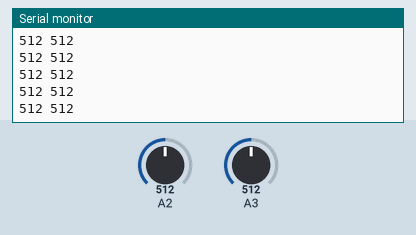
A sketch run on a simulated Arduino Uno, built with avr-gcc and run on an emulated ATmega328P. Shown: the last lines printed to the serial monitor. Inputs (shaded band) come from the test bench; at power-on: A2 = 512, A3 = 512.

Above: at 1.2 s.
1.3 s: A2 set to 716
At 2.4 s:
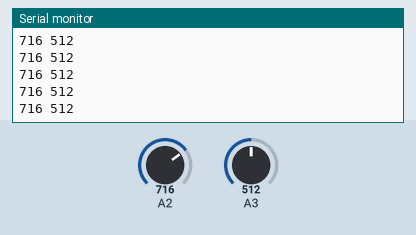
4.3 s: A3 set to 716
At 5.2 s:
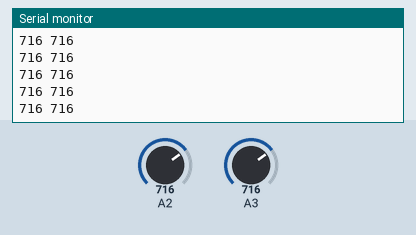
5.8 s: A2 set to 900
At 6.8 s:
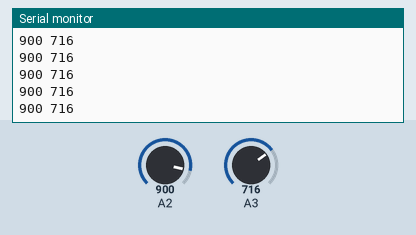
7.3 s: A3 set to 900
At 8.1 s:
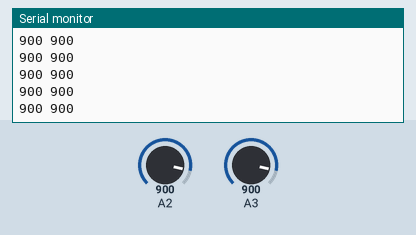
Timing chart, 0 to 9.8 s (numbered marks = the images above; inputs shaded):
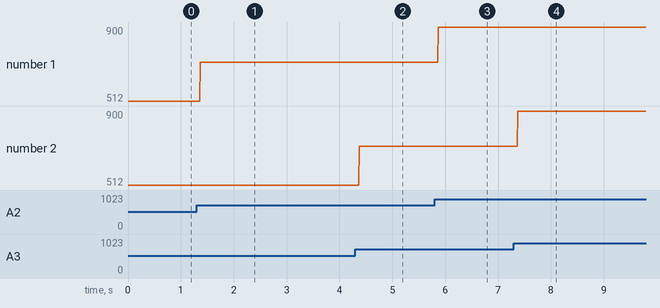

The sketch:

Pot-test.ino
```cpp
#include <Adafruit_MPU6050.h>
#include <Adafruit_Sensor.h>
#include <Adafruit_MotorShield.h>

int Kp = 0;
int Kd = 0;

Adafruit_MPU6050 mpu;
Adafruit_MotorShield AFMS = Adafruit_MotorShield();
void setup() {
  Serial.begin(9600);
  mpu.begin();
  AFMS.begin();
}

void loop() {
  Kp = analogRead(A2);
  Kd = analogRead(A3);
  Serial.print(Kp);
  Serial.print(' ');
  Serial.println(Kd);
}
```

Measured:
- after the input at 1.3 s, the serial monitor: prints a new line after 0.07 s (image 1)
- after the input at 4.3 s, the serial monitor: prints a new line after 0.07 s (image 2)
- after the input at 5.8 s, the serial monitor: prints a new line after 0.07 s (image 3)
- after the input at 7.3 s, the serial monitor: prints a new line after 0.08 s (image 4)
- plotted number 1: 512 → 716 after the input at 1.3 s, 716 → 900 after the input at 5.8 s
